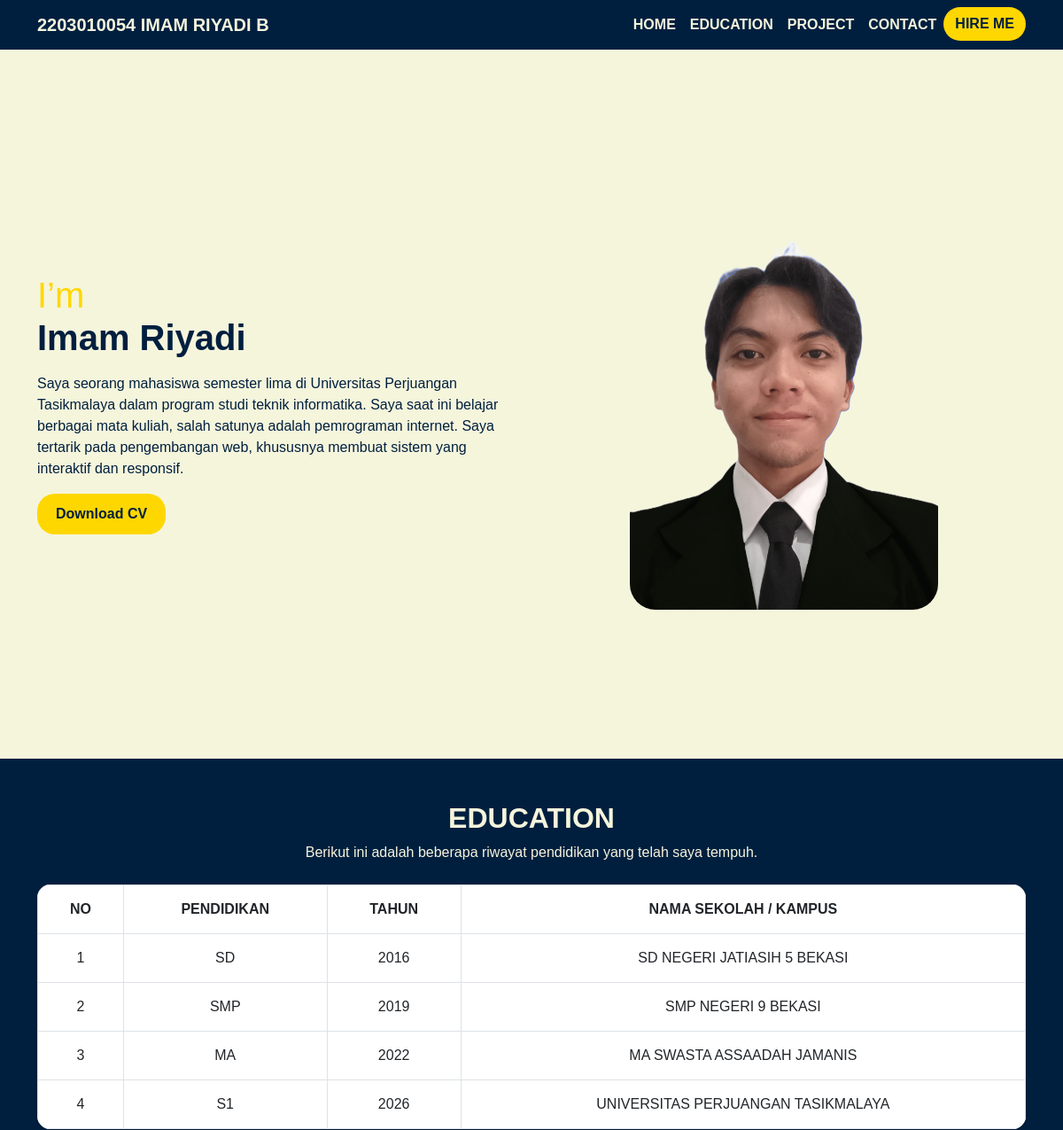
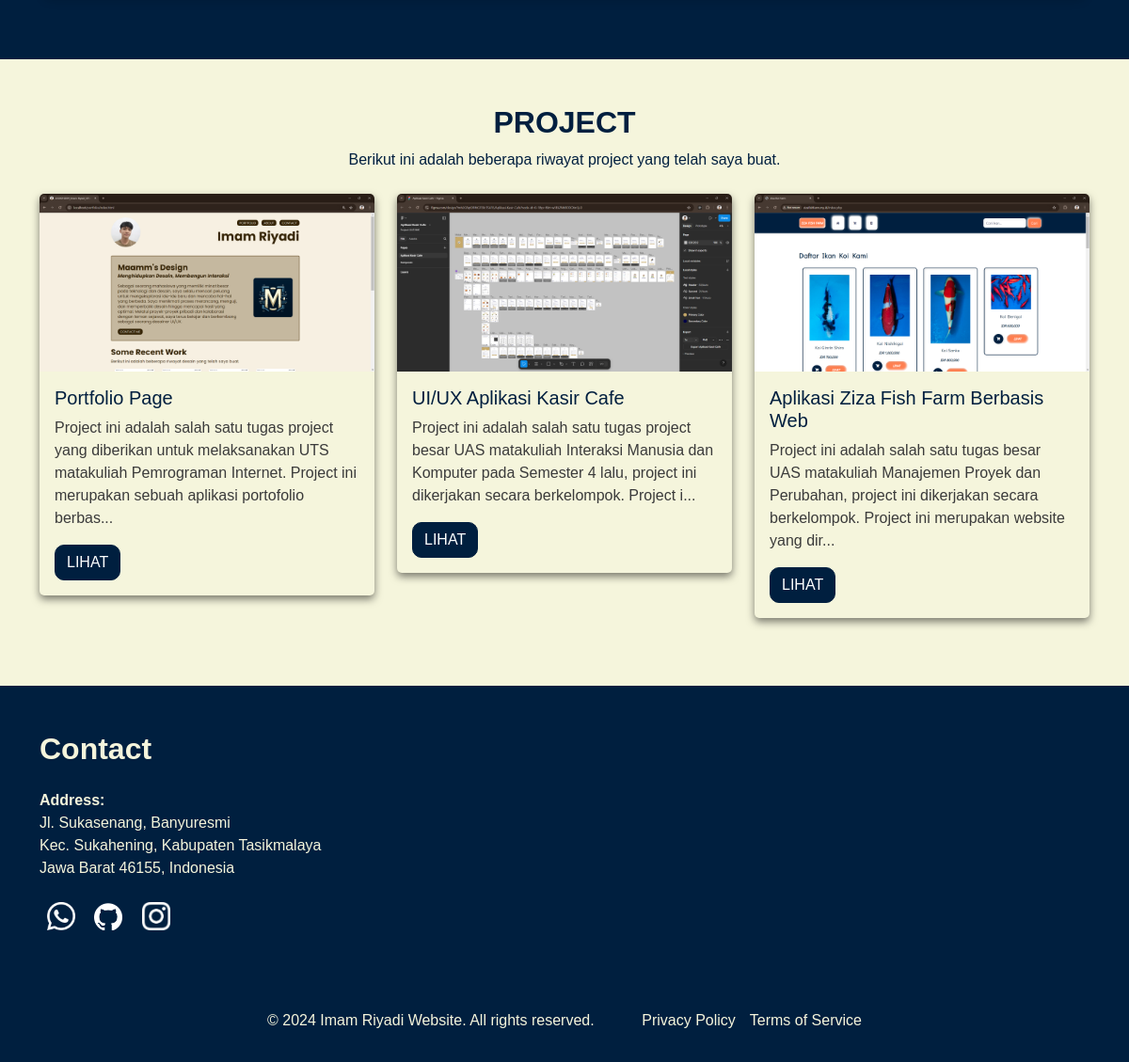
The page / on the database its author committed (2 pictures, top to bottom).
### tables this page shows
CREATE TABLE `users` (
  `id` int(11) NOT NULL,
  `nama` varchar(255) NOT NULL,
  `jenis_kelamin` enum('Laki-laki','Perempuan') NOT NULL,
  `alamat` text NOT NULL,
  `deskripsi` text DEFAULT NULL,
  `foto` varchar(255) DEFAULT NULL
);

CREATE TABLE `riwayat_pendidikan` (
  `nomor` int(11) NOT NULL,
  `pendidikan` varchar(255) NOT NULL,
  `tahun` int(11) DEFAULT NULL,
  `sekolah_kampus` varchar(255) NOT NULL
);

CREATE TABLE `project` (
  `nomor` int(11) NOT NULL,
  `project` varchar(255) NOT NULL,
  `keterangan` text DEFAULT NULL,
  `foto` varchar(255) DEFAULT NULL,
  `link_project` varchar(255) NOT NULL
);

### index.php (the view, shortened to what this page needs)
<?php
$host = "localhost";
$user = "root";
$password = "";
$database = "cvimam";
$conn = new mysqli($host, $user, $password, $database);
$sql_users = "SELECT * FROM users";
$result_users = $conn->query($sql_users);
$sql_riwayat_pendidikan = "SELECT * FROM riwayat_pendidikan";
$result_riwayat_pendidikan = $conn->query($sql_riwayat_pendidikan);
$sql_project = "SELECT * FROM project";
$result_project = $conn->query($sql_project);
?>
<!DOCTYPE html>
<html lang="en">
<head>
    <link href="https://cdn.jsdelivr.net/npm/bootstrap@5.3.0-alpha1/dist/css/bootstrap.min.css" rel="stylesheet">
    <link rel="stylesheet" href="style.css">
</head>
<body>
    <nav class="navbar navbar-expand-lg">
        <div class="container">
            <a class="navbar-brand" href="#22030100054_IMAM RIYADI_B"><b>2203010054 IMAM RIYADI B</b></a>
            <div class="collapse navbar-collapse justify-content-end">
                <ul class="navbar-nav">
                    <li class="nav-item"><a class="nav-link" href="#home"><b>HOME</b></a></li>
                    <li class="nav-item"><a class="nav-link" href="#education"><b>EDUCATION</b></a></li>
                    <li class="nav-item"><a class="nav-link" href="#project"><b>PROJECT</b></a></li>
                    <li class="nav-item"><a class="nav-link" href="#contact"><b>CONTACT</b></a></li>
                    <li class="nav-item">
                        <button class="btn hire-btn"><a href="mailto:2203010054@unper.ac.id"><b>HIRE ME</b></a></button>
                    </li>
                </ul>
            </div>
        </div>
    </nav>
    <section class="hero-section" id="home">
        <div class="container">
            <div class="row align-items-center">
                <?php while ($row = $result_users->fetch_assoc()): ?>
                    <div class="col-md-6 hero-content">
                        <h1><span>I’m</span> <br> <?= $row['nama'] ?></h1>
                        <p class="my-3"><?= $row['deskripsi'] ?></p>
                        <a href="backend/assets/documents/cvimam.pdf" class="btn btn-custom" download><b>Download CV</b></a>
                    </div>
                    <div class="col-md-6 text-center hero-image">
                        <img src="backend/assets/images/<?= $row['foto'] ?>" alt="Foto" width="350">
                    </div>
                <?php endwhile; ?>
            </div>
        </div>
    </section>
    <section id="education" class="py-5">
        <div class="container">
            <h2 class="text-center"><b>EDUCATION</b></h2>
            <p class="text-center">Berikut ini adalah beberapa riwayat pendidikan yang telah saya tempuh.</p>
            <table class="table table-bordered mt-4">
                <thead>
                    <tr>
                        <th>No</th>
                        <th>Pendidikan</th>
                        <th>Tahun</th>
                        <th>Nama Sekolah / Kampus</th>
                    </tr>
                </thead>
                <tbody>
                    <?php while ($row = $result_riwayat_pendidikan->fetch_assoc()): ?>
                        <tr>
                            <td><?= $row['nomor'] ?></td>
                            <td><?= $row['pendidikan'] ?></td>
                            <td><?= $row['tahun'] ?></td>
                            <td><?= $row['sekolah_kampus'] ?></td>
                        </tr>
                    <?php endwhile; ?>
                </tbody>
            </table>
        </div>
    </section>
    <section id="project" class="py-5">
        <div class="container">
            <h2 class="text-center"><b>PROJECT</b></h2>
            <p class="text-center">Berikut ini adalah beberapa riwayat project yang telah saya buat.</p>
            <div class="row mt-4">
                <?php while ($row = $result_project->fetch_assoc()): ?>
                    <div class="col-md-4 mb-4">
                        <div class="card">
                            <img src="backend/assets/images/<?= $row['foto'] ?>" class="card-img-top" alt="Project Image">
                            <div class="card-body">
                                <h5 class="card-title"><?= $row['project'] ?></h5>
                                <p class="card-text"><?= substr($row['keterangan'], 0, 170) . '...' ?></p>
                                <a href="<?= $row['link_project'] ?>" class="btn btn-primary">LIHAT</a>
                            </div>
                        </div>
                    </div>
                <?php endwhile; ?>
            </div>
        </div>
    </section>
    <section id="contact" class="py-5">
        <div class="container">
            <h2 class="text-left mb-4"><b>Contact</b></h2>
            <p class="text-left"><b>Address:</b><a class="address" href="https://maps.app.goo.gl/Rkn72zx4Yk7KNsy86"><br> Jl. Sukasenang, Banyuresmi <br> Kec. Sukahening, Kabupaten Tasikmalaya <br> Jawa Barat 46155, Indonesia</a></p>
            <div class="text-left mt-4">
            <a href="https://wa.me/625156615886" class="mx-2"><img src="backend/assets/images/whatsapp.png" alt="WhatsApp"></a>
            <a href="https://github.com/mamyadi" class="mx-2"><img src="backend/assets/images/github.png" alt="GitHub"></a>
            <a href="https://www.instagram.com/imamriyadi_/" class="mx-2"><img src="backend/assets/images/instagram.png" alt="Instagram"></a>
            </div>
        </div>
    </section>
    <footer class="text-center py-3">
        <p>&copy; 2024 Imam Riyadi Website. All rights reserved. &nbsp;&nbsp;&nbsp;&nbsp;&nbsp;&nbsp; <a href="#privacypolicy">Privacy Policy</a><a href="#tos">Terms of Service</a></p>
    </footer>
</body>
</html>

### style.css (style rules this page uses)
body { background-color: #f5f5dc; color: #001f3f; font-family: Arial, sans-serif; }
.hero-section { min-height: 100vh; display: flex; align-items: center; background-color: #f5f5dc; color: #001f3f; }
.hero-content h1 { font-weight: bold; font-size: 2.5rem; }
.hero-content h1 span { color: #ffd700; font-weight: normal; }
.hero-image img { border: 1px solid #f5f5dc; border-radius: 30px; }
.btn-custom { background-color: #ffd700; color: #001f3f; border-radius: 20px; padding: 10px 20px; }
.hire-btn a { color: #001f3f; }
.hire-btn { background-color: #ffd700; border-radius: 20px; }
.navbar { background-color: #001f3f; }
.navbar-brand { color: #f5f5dc !important; }
.nav-link { color: #f5f5dc !important; }
#education { background-color: #001f3f; color: #f5f5dc; }
#education h2 { color: #f5f5dc; }
table { background-color: #f5f5dc; box-shadow: 0 4px 8px rgba(0, 0, 0, 0.1); border-radius: 15px; overflow: hidden; }
.table thead { background-color: #001f3f; color: #f5f5dc; text-transform: uppercase; font-weight: bold; }
.table th, .table td { text-align: center; padding: 15px; }
.table tbody tr:nth-child(odd) { background-color: #f0ead6; }
.card { border: none; background-color: #f5f5dc; box-shadow: 0 4px 8px rgba(0, 0, 0, 0.5); border-radius: 5px; transition: transform 0.3s ease-in-out; }
.card-title { color: #001f3f; }
.card-text { color: #3b3b3b; }
.btn-primary { background-color: #001f3f; border-color: #001f3f; border-radius: 10px; }
#project { background-color: #f5f5dc; }
#contact { background-color: #001f3f; color: #f5f5dc; }
a { color: #f5f5dc; text-decoration: none; }
.address { color: #f5f5dc; }
.text-left a img { width: 30px; height: auto; }
footer { background-color: #001f3f; color: #f5f5dc; }
footer p { margin-top: 20px; }
footer p a { margin-left: 15px; }

### rows shown on the page
users: nama "Imam Riyadi", deskripsi "Saya seorang mahasiswa semester lima di Universitas Perjuangan Tasikmalaya dalam program studi teknik informatika. Saya saat ini belajar berbagai mata kuliah, salah satunya adalah pemrograman internet. Saya tertarik pada pengembangan web, khususnya membuat sistem yang interaktif dan responsif.", foto (picture)
riwayat_pendidikan: nomor "1", pendidikan "SD", tahun "2016", sekolah_kampus "SD NEGERI JATIASIH 5 BEKASI"
riwayat_pendidikan: nomor "2", pendidikan "SMP", tahun "2019", sekolah_kampus "SMP NEGERI 9 BEKASI"
riwayat_pendidikan: nomor "3", pendidikan "MA", tahun "2022", sekolah_kampus "MA SWASTA ASSAADAH JAMANIS"
riwayat_pendidikan: nomor "4", pendidikan "S1", tahun "2026", sekolah_kampus "UNIVERSITAS PERJUANGAN TASIKMALAYA"
project: foto (picture), project "Portfolio Page", keterangan "Project ini adalah salah satu tugas project yang diberikan untuk melaksanakan UTS matakuliah Pemrograman Internet. Project ini merupakan sebuah aplikasi portofolio berbas"
project: foto (picture), project "UI/UX Aplikasi Kasir Cafe", keterangan "Project ini adalah salah satu tugas project besar UAS matakuliah Interaksi Manusia dan Komputer pada Semester 4 lalu, project ini dikerjakan secara berkelompok. Project i"
project: foto (picture), project "Aplikasi Ziza Fish Farm Berbasis Web", keterangan "Project ini adalah salah satu tugas besar UAS matakuliah Manajemen Proyek dan Perubahan, project ini dikerjakan secara berkelompok. Project ini merupakan website yang dir"
